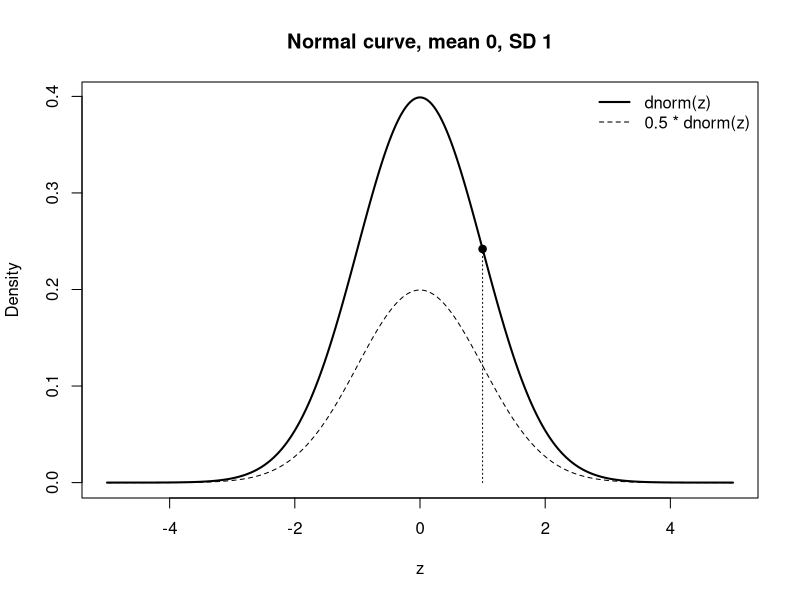
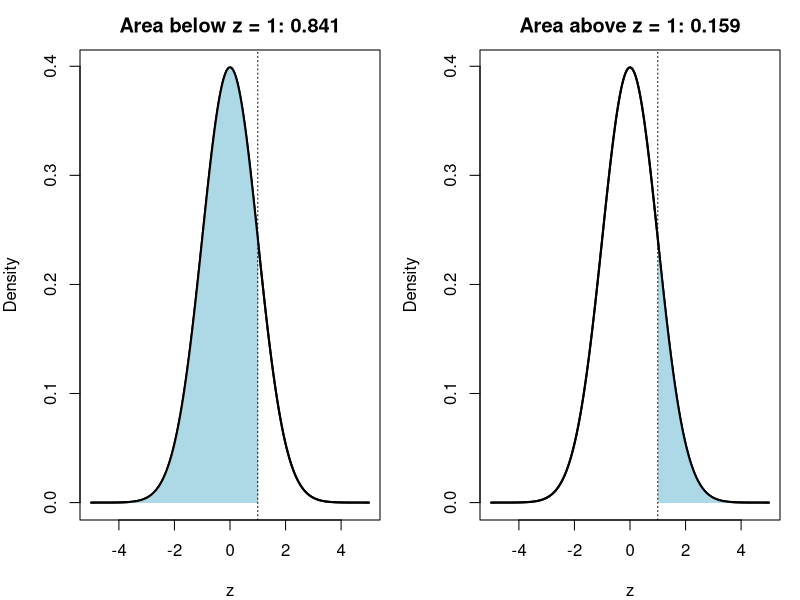

These charts were generated, in order, by the following R code:
## ---- chunk 1
#| label: dnorm-grid
#| eval: true
z <- seq(-5, 5, by = 0.01)          # 1001 evenly spaced values from -5 to 5
dens <- dnorm(z, mean = 0, sd = 1)  # the density at each value
length(dens)
## ---- chunk 2
#| label: dnorm-one-value
#| eval: true
dnorm(1, mean = 0, sd = 1)
## ---- chunk 3
#| label: dnorm-plot
#| eval: true
#| fig-width: 5.5
#| fig-height: 3.4
plot(z, dens, type = "l", lwd = 2, xlab = "z", ylab = "Density",
     main = "Normal curve, mean 0, SD 1")
points(1, dnorm(1, mean = 0, sd = 1), pch = 19)              # the density at z = 1
segments(1, 0, 1, dnorm(1, mean = 0, sd = 1), lty = 3)       # from the axis up to it
lines(z, 0.5 * dens, lty = 2)                                # every density value halved
legend("topright", c("dnorm(z)", "0.5 * dnorm(z)"), lty = c(1, 2),
       lwd = c(2, 1), bty = "n")
## ---- chunk 4
#| label: pnorm-areas
#| eval: true
pnorm(1, mean = 0, sd = 1)                      # area below z = 1
pnorm(1, mean = 0, sd = 1, lower.tail = FALSE)  # area above z = 1
## ---- chunk 5
#| label: pnorm-plot
#| eval: true
#| echo: false
#| fig-width: 8
#| fig-height: 3.2
z <- seq(-5, 5, by = 0.01)
dens <- dnorm(z, mean = 0, sd = 1)
old_par <- par(mfrow = c(1, 2), mar = c(4, 4, 2.5, 1))
below <- z <= 1
plot(z, dens, type = "l", lwd = 2, xlab = "z", ylab = "Density",
     main = "Area below z = 1: 0.841")
polygon(c(z[below], 1), c(dens[below], 0), col = "lightblue", border = NA)
lines(z, dens, lwd = 2)
abline(v = 1, lty = 3)
above <- z >= 1
plot(z, dens, type = "l", lwd = 2, xlab = "z", ylab = "Density",
     main = "Area above z = 1: 0.159")
polygon(c(1, z[above]), c(0, dens[above]), col = "lightblue", border = NA)
lines(z, dens, lwd = 2)
abline(v = 1, lty = 3)
par(old_par)
